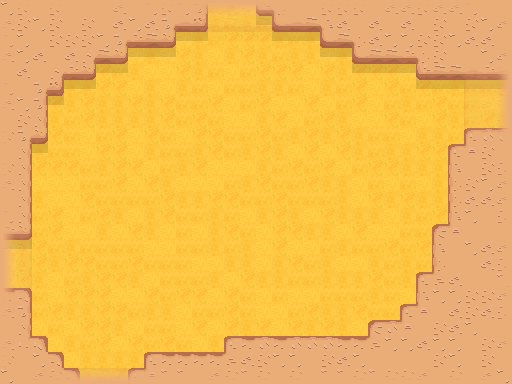

Tiled map render using the project's own tile images. Description and the map definition, with tile-layer contents summarised, below:
An orthogonal 32x24 tile map with 16x16 px tiles, 4 tile layers (ground, walls, doors, fog) and 16 objects.

<map version="1.0" tiledversion="1.1.6" orientation="orthogonal" renderorder="right-down" width="32" height="24" tilewidth="16" tileheight="16" infinite="0" backgroundcolor="#ebad78" nextobjectid="36">
 <properties>
  <property name="entities_render_layer" type="int" value="4" />
 </properties>
 <tileset firstgid="1" source="new_desert.tsx" />
 <layer name="ground" width="32" height="24">
  <properties>
   <property name="render_layer" type="int" value="0" />
  </properties>
  <data>[768 cells, 768 non-empty, 8 distinct tile ids]</data>
 </layer>
 <layer name="walls" width="32" height="24">
  <properties>
   <property name="render_layer" type="int" value="1" />
  </properties>
  <data>[768 cells, 284 non-empty, 28 distinct tile ids]</data>
 </layer>
 <layer name="doors" width="32" height="24" opacity="0.15">
  <properties>
   <property name="render_layer" type="int" value="2" />
  </properties>
  <data>[768 cells, 47 non-empty, 18 distinct tile ids]</data>
 </layer>
 <objectgroup name="doors">
  <properties>
   <property name="layer" type="int" value="3" />
   <property name="type" value="doors" />
  </properties>
  <object id="23" x="192" y="0" width="96" height="48">
   <properties>
    <property name="way" value="up" />
   </properties>
  </object>
  <object id="24" x="464" y="64" width="48" height="80">
   <properties>
    <property name="way" value="right" />
   </properties>
  </object>
  <object id="25" x="48" y="352" width="96" height="32">
   <properties>
    <property name="way" value="down" />
   </properties>
  </object>
  <object id="27" x="0" y="224" width="32" height="80">
   <properties>
    <property name="way" value="left" />
   </properties>
  </object>
 </objectgroup>
 <objectgroup name="trigs">
  <properties>
   <property name="type" value="triggers" />
  </properties>
  <object id="18" x="512" y="80" width="16" height="48">
   <properties>
    <property name="code">return function (self, obj)
  ROOMS:move(1, 0, obj)
end</property>
   </properties>
  </object>
  <object id="19" x="80" y="384" width="48" height="16">
   <properties>
    <property name="code">return function (self, obj)
  ROOMS:move(0, -1, obj)
end</property>
   </properties>
  </object>
  <object id="20" x="-16" y="240" width="16" height="48">
   <properties>
    <property name="code">return function (self, obj)
  ROOMS:move(-1, 0, obj)
end</property>
   </properties>
  </object>
  <object id="21" x="208" y="-16" width="48" height="16">
   <properties>
    <property name="code">return function (self, obj)
  ROOMS:move(0, 1, obj)
end</property>
   </properties>
  </object>
 </objectgroup>
 <objectgroup name="ents">
  <properties>
   <property name="type" value="entities" />
  </properties>
  <object id="28" x="240.5" y="191.75">
   <properties>
    <property name="type_id" value="plant" />
   </properties>
   <point />
  </object>
  <object id="29" x="172.75" y="157.25">
   <properties>
    <property name="type_id" value="plant" />
   </properties>
   <point />
  </object>
  <object id="30" x="295" y="147">
   <properties>
    <property name="type_id" value="plant" />
   </properties>
   <point />
  </object>
  <object id="31" x="281.5" y="207.5">
   <properties>
    <property name="type_id" value="plant" />
   </properties>
   <point />
  </object>
  <object id="32" x="186" y="222">
   <properties>
    <property name="type_id" value="plant" />
   </properties>
   <point />
  </object>
  <object id="33" x="245.5" y="268.25">
   <properties>
    <property name="type_id" value="plant" />
   </properties>
   <point />
  </object>
  <object id="34" x="325" y="243">
   <properties>
    <property name="type_id" value="plant" />
   </properties>
   <point />
  </object>
  <object id="35" x="118.5" y="186.75">
   <properties>
    <property name="type_id" value="plant" />
   </properties>
   <point />
  </object>
 </objectgroup>
 <layer name="fog" width="32" height="24">
  <properties>
   <property name="render_layer" type="int" value="3" />
  </properties>
  <data>[768 cells, 104 non-empty, 4 distinct tile ids]</data>
 </layer>
</map>
